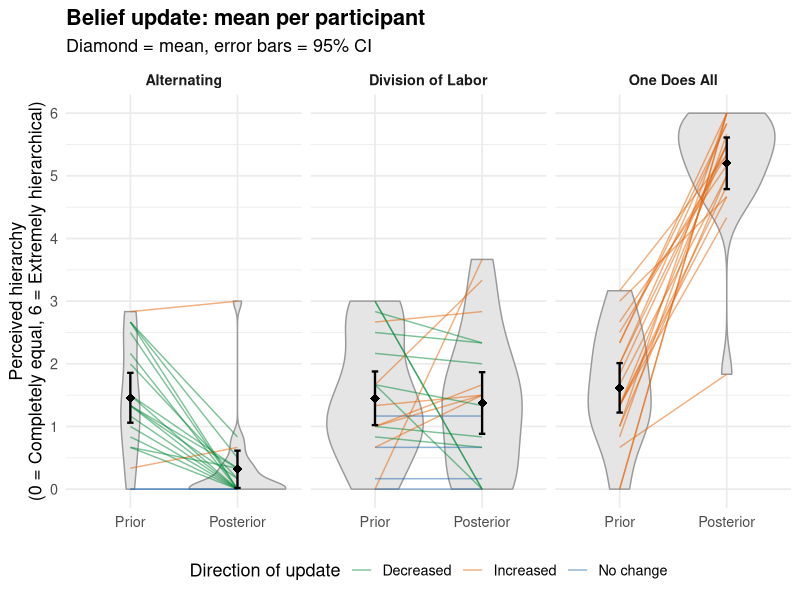
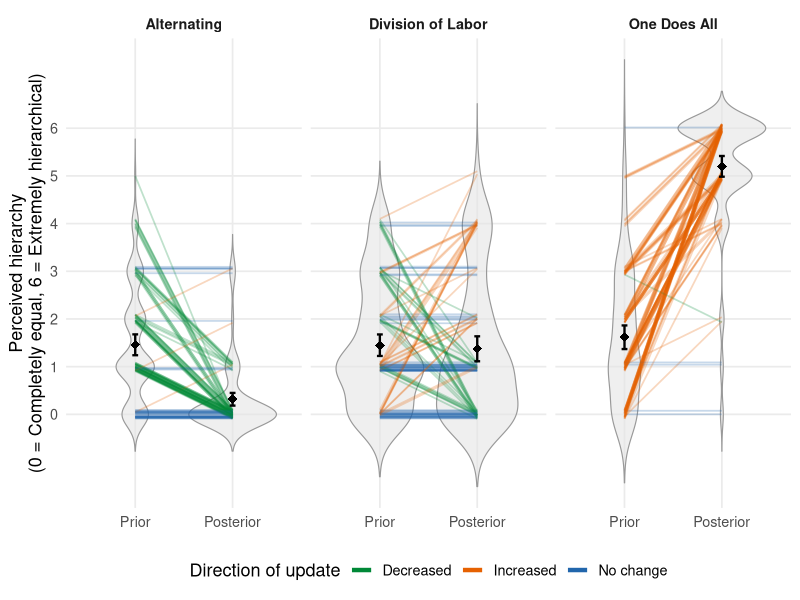
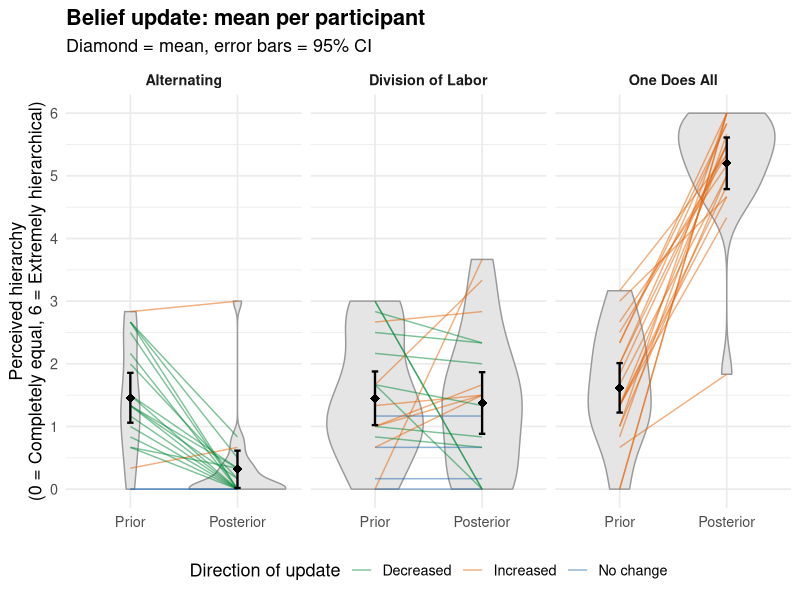
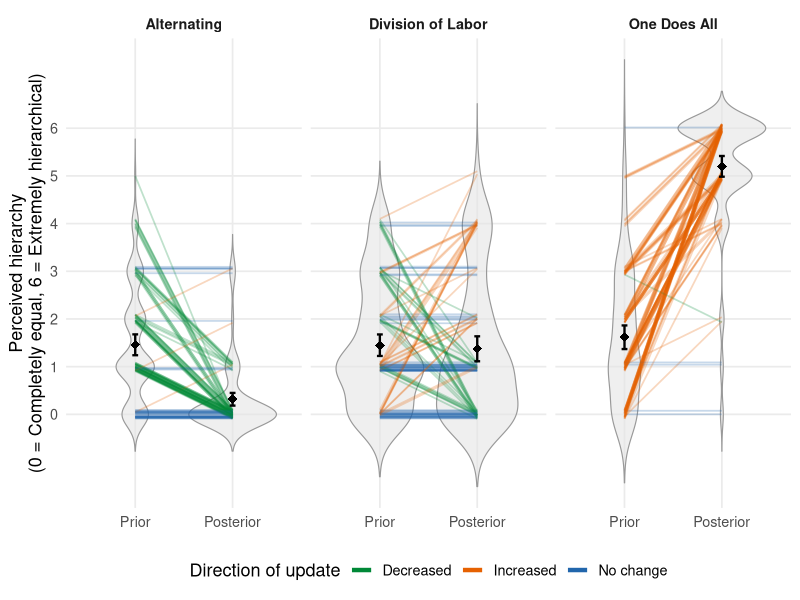

Write R code to recreate these figures, in order.
# Equal cost gender
# Prior vs. posterior ratings of perceived hierarchy across work conditions
library(tidyverse)

df <- read_csv(here::here("equal_cost_gender", "data", "mit_exp2a_raw_data.csv"))

#get ratings
ratings <- df %>%
  filter(response_type == "response") %>%
  mutate(rating = as.numeric(str_extract(response, "\\d+(?=\\})"))) %>%
  select(anon_id, scenario_label, category, work_condition,
         gender_condition, stage, rating)

nrow(ratings)
summary(ratings$rating)

#attention checks (Participant 10 passed the attention check, but not the memory check, I decided to keep them for the analysis)
attention <- df %>%
  filter(response_type == "exit_survey") %>%
  select(anon_id, attention_fails, memory_correct_count, attention_passed)

attention
table(attention$attention_passed)

ratings_clean <- ratings
n_distinct(ratings_clean$anon_id)

#Calculate belief update (posterior - prior)
belief_update <- ratings_clean %>%
  pivot_wider(names_from = stage, values_from = rating) %>%
  mutate(update = posterior - prior)

head(belief_update)
nrow(belief_update)
table(belief_update$scenario_label, belief_update$work_condition)

#Participant means and condition means
#average each participant's ratings within each condition, then average those participant means within each condition.
participant_means <- belief_update %>%
  group_by(anon_id, work_condition) %>%
  summarise(prior     = mean(prior),
            posterior = mean(posterior),
            update    = mean(update),
            .groups   = "drop")

condition_means <- participant_means %>%
  group_by(work_condition) %>%
  summarise(mean_prior     = mean(prior),
            mean_posterior = mean(posterior),
            mean_update    = mean(update),
            se_update      = sd(update) / sqrt(n()),
            n              = n())

condition_means

#Plot labels
condition_labels <- c(both_alternate    = "Alternating",
                      division_of_labor = "Division of Labor",
                      one_does_all      = "One Does All")

direction_colors <- c("Increased" = "#e66101",
                      "Decreased" = "#008837",
                      "No change" = "#2166ac")

# Plot 1: Participant means plot. Each line represents one participant's average rating within one condition (prior -> posterior). Diamond = condition mean, error bars = 95% CI across participants.
plot_data <- participant_means %>%
  mutate(direction = case_when(posterior > prior ~ "Increased",
                               posterior < prior ~ "Decreased",
                               TRUE              ~ "No change")) %>%
  pivot_longer(c(prior, posterior), names_to = "stage", values_to = "rating") %>%
  mutate(stage = factor(stage, levels = c("prior", "posterior"),
                        labels = c("Prior", "Posterior")))

plot_summary <- plot_data %>%
  group_by(work_condition, stage) %>%
  summarise(mean = mean(rating),
            se   = sd(rating) / sqrt(n()),
            .groups = "drop")

participant_plot <- ggplot(plot_data, aes(x = stage, y = rating)) +
  geom_violin(fill = "grey90", color = "grey60") +
  geom_line(aes(group = anon_id, color = direction), alpha = 0.5) +
  geom_errorbar(data = plot_summary,
                aes(y = mean, ymin = mean - 1.96 * se, ymax = mean + 1.96 * se),
                width = 0.06, linewidth = 0.8) +
  geom_point(data = plot_summary, aes(y = mean), shape = 18, size = 3) +
  facet_wrap(~ work_condition, labeller = labeller(work_condition = condition_labels)) +
  scale_color_manual(values = direction_colors) +
  scale_y_continuous(breaks = 0:6) +
  labs(x = NULL,
       y = "Perceived hierarchy\n(0 = Completely equal, 6 = Extremely hierarchical)",
       title = "Belief update: mean per participant",
       subtitle = "Diamond = mean, error bars = 95% CI",
       color = "Direction of update") +
  theme_minimal(base_size = 13) +
  theme(plot.title = element_text(face = "bold"),
        strip.text = element_text(face = "bold"),
        legend.position = "bottom")

participant_plot

#Plot 2:individual ratings plot. Each line = one single rating (one participant x one scenario), prior -> posterior, jittered so overlapping lines are visible (about 120 lines per condition). Diamond = condition mean, error bars = 95% CI across ratings.

set.seed(1) # make the jitter reproducible

trial_lines <- belief_update %>%
  mutate(jit = runif(n(), -0.1, 0.1),
         direction = case_when(update > 0 ~ "Increased",
                               update < 0 ~ "Decreased",
                               TRUE       ~ "No change")) %>%
  pivot_longer(c(prior, posterior), names_to = "stage", values_to = "rating") %>%
  mutate(stage_num  = if_else(stage == "prior", 0, 1),
         rating_jit = rating + jit)

trial_summary <- trial_lines %>%
  group_by(work_condition, stage_num) %>%
  summarise(mean = mean(rating),
            se   = sd(rating) / sqrt(n()),
            .groups = "drop")

individual_ratings_plot <- ggplot(trial_lines, aes(x = stage_num)) +
   geom_violin(aes(y = rating, group = stage_num), trim = FALSE,
              fill = "grey90", alpha = 0.6, color = "grey60", linewidth = 0.4) +
  geom_line(aes(y = rating_jit, group = interaction(anon_id, scenario_label),
                color = direction),
            alpha = 0.25, linewidth = 0.6) +
  geom_errorbar(data = trial_summary,
                aes(ymin = mean - 1.96 * se, ymax = mean + 1.96 * se),
                width = 0.06, linewidth = 0.8) +
  geom_point(data = trial_summary, aes(y = mean), shape = 18, size = 3) +
  facet_wrap(~ work_condition, labeller = labeller(work_condition = condition_labels)) +
  scale_color_manual(values = direction_colors) +
  scale_x_continuous(breaks = c(0, 1), labels = c("Prior", "Posterior"),
                     limits = c(-0.6, 1.6)) +
  scale_y_continuous(breaks = 0:6) +
  labs(x = NULL,
       y = "Perceived hierarchy\n(0 = Completely equal, 6 = Extremely hierarchical)",
       color = "Direction of update") +
  theme_minimal(base_size = 13) +
  theme(panel.grid.minor = element_blank(),
        strip.text = element_text(face = "bold"),
        legend.position = "bottom") +
  guides(color = guide_legend(override.aes = list(alpha = 1, linewidth = 1.5)))

individual_ratings_plot


#Save both plots into equal_cost_gender/figures

fig_dir <- here::here("equal_cost_gender", "figures")
dir.create(fig_dir, showWarnings = FALSE)

plots <- list(
  participant_means_plot  = participant_plot,  # Plot 1
  individual_ratings_plot = individual_ratings_plot  # Plot 2
)

for (name in names(plots)) {
  ggsave(file.path(fig_dir, paste0(name, ".png")),
         plots[[name]], width = 9, height = 6, dpi = 300, bg = "white")
}

list.files(fig_dir)
